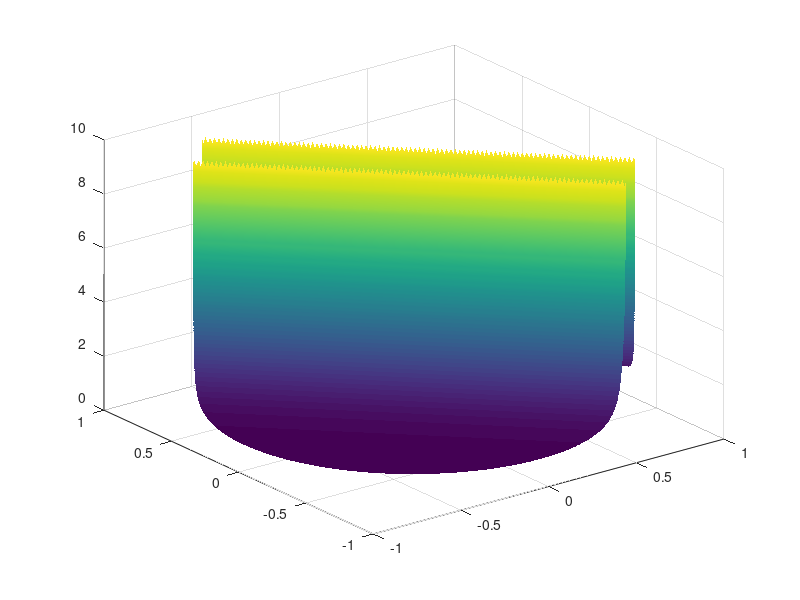

Here is the MATLAB script that generated this plot:
%% Hello, This is the matlab part of the final.
% Code by Team Red
%% Problem 4
disp('This is problem 4.')
x1 = 0;
x = 20;
while abs(x-x1) > 1e-8
 x1 = x;
 x = atan(1.2/(0.6+1.8*sin(x)+0.4*tan(x)));
end
disp(['Final x = ' num2str(x)]);

% Problem 3
clear;
[x,y] = meshgrid(linspace(-1, 1,2000), linspace(-1, 1,2000)); 
y(abs(y.^2)>(1-x.^2)) = NaN;
z = exp(1/10./(x+y).^2);
z(z>10)=NaN;
figure(1); clf;
surf(x,y,z);
shading interp;
